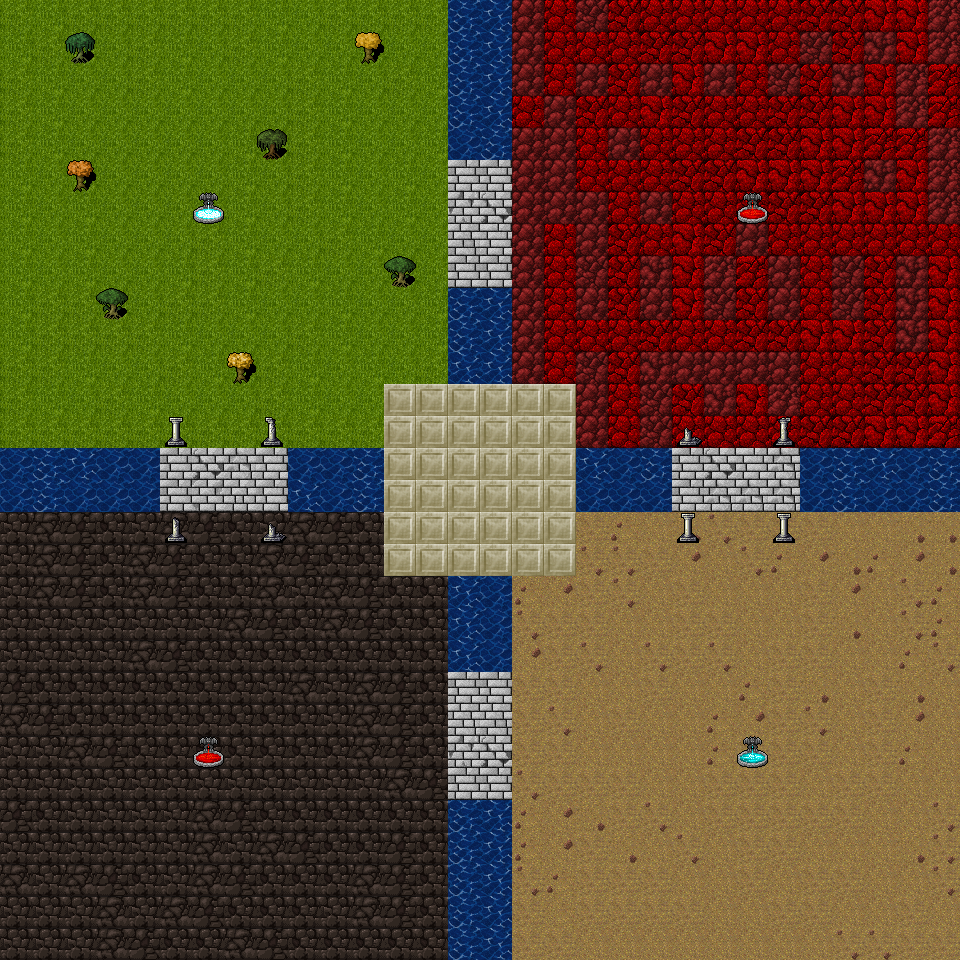

This is a level from a 2D game, rendered from its Tiled map with the project's own tilesets. A one-line summary and the complete map file follow:
An orthogonal 30x30 tile map with 32x32 px tiles, 2 tile layers (Background, Collision).

<map version="1.10" tiledversion="1.11.2" orientation="orthogonal" renderorder="right-down" width="30" height="30" tilewidth="32" tileheight="32" infinite="0" nextlayerid="3" nextobjectid="1">
 <tileset firstgid="1" source="background.tsx" />
 <layer id="2" name="Background" width="30" height="30">
  <data encoding="csv">
282,283,282,282,282,282,282,282,283,284,282,282,282,282,283,284,1177,1178,1179,1180,1178,1178,1178,1178,1178,1180,1180,1182,1182,1183,
283,282,283,284,282,283,284,282,283,284,284,284,284,284,284,282,1177,1178,1178,1178,1180,1180,1182,1182,1178,1179,1180,1181,1182,1183,
282,283,284,284,282,283,284,284,284,282,283,284,282,283,284,282,1177,1178,1177,1180,1177,1182,1177,1178,1179,1180,1181,1182,1183,1184,
282,283,284,284,284,284,284,284,284,282,283,284,284,284,284,282,1178,1177,1180,1178,1182,1180,1178,1178,1180,1180,1182,1182,1183,1184,
282,283,284,284,284,284,284,283,284,282,283,284,284,283,284,282,1177,1177,1178,1177,1178,1178,1178,1180,1180,1182,1182,1184,1184,1183,
283,284,283,284,284,284,284,283,284,282,283,284,283,284,1287,1287,1177,1177,1178,1178,1178,1180,1180,1182,1182,1182,1184,1181,1182,1183,
283,284,283,284,284,284,284,283,284,282,283,284,283,284,1292,1293,1177,1177,1177,1178,1177,1178,1178,1178,1180,1180,1182,1182,1182,1183,
283,284,283,284,284,284,282,283,284,284,282,283,284,284,1289,1284,1177,1178,1177,1180,1178,1182,1180,1177,1178,1178,1178,1178,1178,1178,
283,284,283,284,284,283,282,283,282,283,284,284,284,284,1287,1287,1177,1178,1179,1180,1181,1182,1183,1184,1177,1178,1179,1180,1181,1182,
283,282,282,283,284,282,282,283,284,284,283,284,284,283,284,284,1177,1178,1177,1180,1177,1182,1179,1180,1177,1178,1179,1180,1181,1182,
283,282,282,282,282,283,284,284,284,282,283,284,284,283,284,283,1177,1178,1178,1178,1180,1178,1178,1180,1180,1182,1182,1180,1181,1182,
282,282,283,284,284,282,283,284,282,283,284,283,284,282,283,284,1177,1178,1179,1180,1181,1177,1177,1177,1177,1178,1178,1180,1180,1182,
282,283,284,282,283,284,284,284,282,283,284,284,1047,1047,1047,1047,1047,1047,1177,1178,1179,1180,1181,1182,1183,1178,1178,1180,1180,1182,
282,282,282,282,282,282,282,282,282,282,282,282,1047,1047,1047,1047,1047,1047,1177,1178,1179,1178,1178,1178,1178,1180,1180,1182,1182,1184,
0,0,0,0,0,1287,1293,1290,1287,0,0,0,1047,1047,1047,1047,1047,1047,0,0,0,1287,1293,1284,1290,0,0,0,0,0,
0,0,0,0,0,1287,1291,1286,1287,0,0,0,1047,1047,1047,1047,1047,1047,0,0,0,1287,1290,1290,1290,0,0,0,0,0,
1019,1020,1021,1022,1019,1020,1021,1022,1019,1020,1021,1022,1047,1047,1047,1047,1047,1047,515,520,517,522,519,515,515,515,517,517,522,522,
1019,1020,1021,1022,1020,1021,1022,1022,1020,1021,1022,1022,1047,1047,1047,1047,1047,1047,519,519,515,521,517,519,520,521,522,520,521,522,
1019,1020,1021,1022,1020,1021,1022,1022,1020,1019,1020,1021,1022,1022,0,0,520,521,515,519,517,515,517,517,517,515,521,517,519,520,
1019,1019,1019,1019,1019,1019,1019,1020,1021,1022,1020,1021,1022,1022,0,0,519,515,515,517,517,515,515,517,517,515,522,517,519,520,
1019,1019,1019,1019,1020,1021,1022,1022,1022,1022,1022,1022,1022,1022,0,0,521,515,519,517,519,515,519,517,515,515,517,517,520,519,
1021,1022,1022,1022,1022,1022,1022,1022,1019,1020,1019,1020,1021,1022,1287,1287,515,515,517,517,515,517,517,520,515,522,517,515,522,517,
1020,1021,1022,1022,1022,1022,1022,1022,1022,1022,1019,1020,1021,1022,1288,1289,515,519,517,515,517,517,520,521,515,519,517,515,521,517,
1019,1019,1020,1021,1022,1022,1022,1022,1022,1022,1022,1020,1021,1022,1292,1293,515,515,517,517,517,517,520,515,515,515,517,515,520,517,
1019,1019,1019,1019,1019,1019,1019,1019,1019,1019,1019,1019,1020,1021,1287,1287,519,515,515,515,517,517,515,515,515,517,515,515,517,517,
1021,1022,1019,1019,1019,1019,1020,1021,1022,1022,1022,1022,1022,1022,0,0,520,521,522,515,519,517,515,515,515,515,515,517,517,519,
1019,1019,1019,1019,1019,1019,1020,1019,1020,1021,1022,1022,1021,1022,0,0,520,521,515,522,517,519,517,515,515,517,517,517,522,519,
1020,1019,1020,1021,1022,1019,1020,1021,1022,1022,1022,1020,1021,1022,0,0,519,520,515,515,515,517,517,515,517,515,515,517,517,519,
1019,1019,1019,1020,1019,1020,1021,1022,1022,1022,1019,1020,1021,1022,0,0,515,516,515,515,515,515,517,517,515,515,517,517,515,517,
1019,1019,1019,1020,1021,1022,1022,1020,1021,1022,1022,1022,1022,1022,0,0,515,515,517,517,517,517,517,517,517,517,519,519,515,515
</data>
 </layer>
 <layer id="1" name="Collision" width="30" height="30">
  <data encoding="csv">
0,0,0,0,0,0,0,0,0,0,0,0,0,0,1455,1456,0,0,0,0,0,0,0,0,0,0,0,0,0,0,
0,0,843,0,0,0,0,0,0,0,0,846,0,0,1455,1456,0,0,0,0,0,0,0,0,0,0,0,0,0,0,
0,0,0,0,0,0,0,0,0,0,0,0,0,0,1455,1456,0,0,0,0,0,0,0,0,0,0,0,0,0,0,
0,0,0,0,0,0,0,0,0,0,0,0,0,0,1455,1456,0,0,0,0,0,0,0,0,0,0,0,0,0,0,
0,0,0,0,0,0,0,0,844,0,0,0,0,0,1454,1455,0,0,0,0,0,0,0,0,0,0,0,0,0,0,
0,0,850,0,0,0,0,0,0,0,0,0,0,0,0,0,0,0,0,0,0,0,0,0,0,0,0,0,0,0,
0,0,0,0,0,0,777,0,0,0,0,0,0,0,0,0,0,0,0,0,0,0,0,81,0,0,0,0,0,0,
0,0,0,0,0,0,0,0,0,0,0,0,0,0,0,0,0,0,0,0,0,0,0,0,0,0,0,0,0,0,
0,0,0,0,0,0,0,0,0,0,0,0,845,0,0,0,0,0,0,0,0,0,0,0,0,0,0,0,0,0,
0,0,0,845,0,0,0,0,0,0,0,0,0,0,1455,1456,0,0,0,0,0,0,0,0,0,0,0,0,0,0,
0,0,0,0,0,0,0,0,0,0,0,0,0,0,1455,1456,0,0,0,0,0,0,0,0,0,0,0,0,0,0,
0,0,0,0,0,0,0,849,0,0,0,0,0,0,1456,1456,0,0,0,0,0,0,0,0,0,0,0,0,0,0,
0,0,0,0,0,0,0,0,0,0,0,0,0,0,0,0,0,0,0,0,0,0,0,0,0,0,0,0,0,0,
0,0,0,0,0,779,0,0,783,0,0,0,0,0,0,0,0,0,0,0,0,782,0,0,781,0,0,0,0,0,
1454,1455,1456,1454,1454,0,0,0,0,1454,1454,1455,0,0,0,0,0,0,1456,1454,1455,0,0,0,0,1454,1455,1456,1454,1455,
1454,1455,1454,1454,1454,0,0,0,0,1456,1454,1455,0,0,0,0,0,0,1454,1454,1454,0,0,0,0,1454,1455,1454,1454,1455,
0,0,0,0,0,780,0,0,782,0,0,0,0,0,0,0,0,0,0,0,0,779,0,0,779,0,0,0,0,0,
0,0,0,0,0,0,0,0,0,0,0,0,0,0,0,0,0,0,0,0,0,0,0,0,0,0,0,0,0,0,
0,0,0,0,0,0,0,0,0,0,0,0,0,0,1456,1454,0,0,0,0,0,0,0,0,0,0,0,0,0,0,
0,0,0,0,0,0,0,0,0,0,0,0,0,0,1456,1454,0,0,0,0,0,0,0,0,0,0,0,0,0,0,
0,0,0,0,0,0,0,0,0,0,0,0,0,0,1456,1454,0,0,0,0,0,0,0,0,0,0,0,0,0,0,
0,0,0,0,0,0,0,0,0,0,0,0,0,0,0,0,0,0,0,0,0,0,0,0,0,0,0,0,0,0,
0,0,0,0,0,0,0,0,0,0,0,0,0,0,0,0,0,0,0,0,0,0,0,0,0,0,0,0,0,0,
0,0,0,0,0,0,81,0,0,0,0,0,0,0,0,0,0,0,0,0,0,0,0,84,0,0,0,0,0,0,
0,0,0,0,0,0,0,0,0,0,0,0,0,0,0,0,0,0,0,0,0,0,0,0,0,0,0,0,0,0,
0,0,0,0,0,0,0,0,0,0,0,0,0,0,1455,1456,0,0,0,0,0,0,0,0,0,0,0,0,0,0,
0,0,0,0,0,0,0,0,0,0,0,0,0,0,1455,1456,0,0,0,0,0,0,0,0,0,0,0,0,0,0,
0,0,0,0,0,0,0,0,0,0,0,0,0,0,1455,1456,0,0,0,0,0,0,0,0,0,0,0,0,0,0,
0,0,0,0,0,0,0,0,0,0,0,0,0,0,1455,1456,0,0,0,0,0,0,0,0,0,0,0,0,0,0,
0,0,0,0,0,0,0,0,0,0,0,0,0,0,1455,1456,0,0,0,0,0,0,0,0,0,0,0,0,0,0
</data>
 </layer>
</map>
